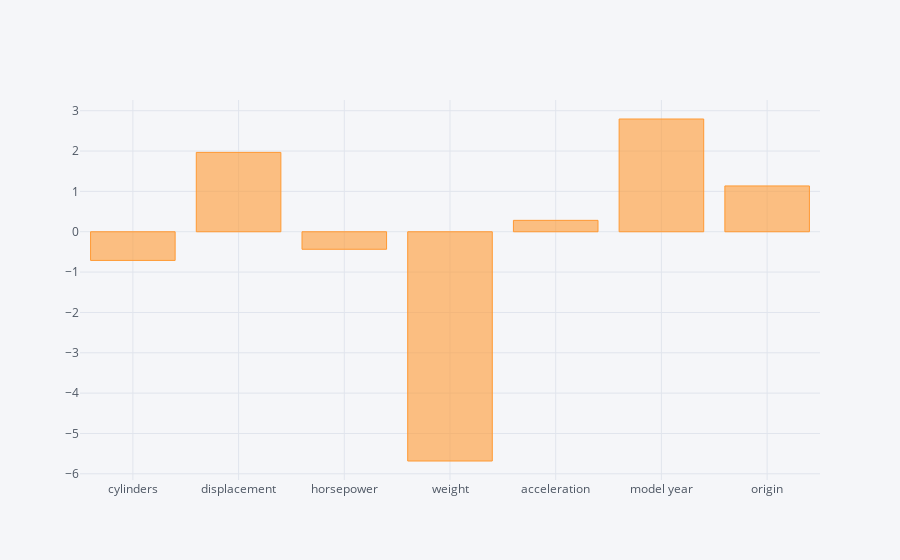

Write notebook code for a chart like this one.
### Code cell
params[1:].round(4).iplot(kind='bar')

### Figure 1 — Plotly figure (JSON) as saved in the notebook; plotly's stock layout.template omitted (floating-point values rounded to 4 significant figures)
{"data": [{"marker": {"color": "rgba(255, 153, 51, 0.6)", "line": {"color": "rgba(255, 153, 51, 1.0)", "width": 1}}, "name": "None", "orientation": "v", "text": "", "type": "bar", "uid": "a3b64060-52a8-42da-8abe-200eb40d7bd2", "x": ["cylinders", "displacement", "horsepower", "weight", "acceleration", "model year", "origin"], "y": [-0.7106, 1.967, -0.4344, -5.683, 0.2826, 2.795, 1.135]}], "layout": {"legend": {"bgcolor": "#F5F6F9", "font": {"color": "#4D5663"}}, "paper_bgcolor": "#F5F6F9", "plot_bgcolor": "#F5F6F9", "title": {"font": {"color": "#4D5663"}}, "xaxis": {"gridcolor": "#E1E5ED", "showgrid": true, "tickfont": {"color": "#4D5663"}, "title": {"font": {"color": "#4D5663"}, "text": ""}, "zerolinecolor": "#E1E5ED"}, "yaxis": {"gridcolor": "#E1E5ED", "showgrid": true, "tickfont": {"color": "#4D5663"}, "title": {"font": {"color": "#4D5663"}, "text": ""}, "zerolinecolor": "#E1E5ED"}}}
